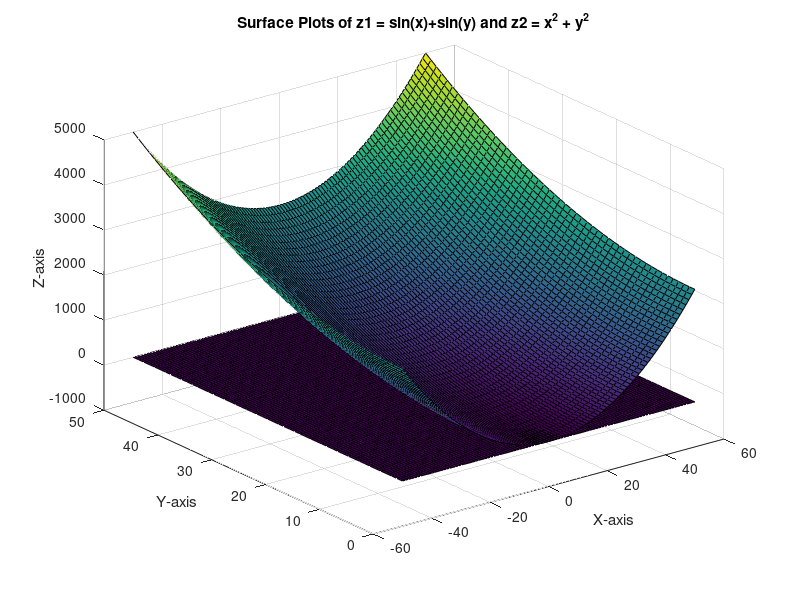

MATLAB code to generate this figure:
%% Q6) Using Meshgrid Function
x = -50:1:50;
y = 0:1:50;
[X, Y] = meshgrid(x, y);       % Create grid
Z1 = sin(X) + sin(Y);          % First surface
Z2 = X.^2 + Y.^2;              % Second surface

figure;
surf(X, Y, Z1);
hold on;
surf(X, Y, Z2);
xlabel('X-axis');
ylabel('Y-axis');
zlabel('Z-axis');
title('Surface Plots of z1 = sin(x)+sin(y) and z2 = x^2 + y^2');
grid on;
